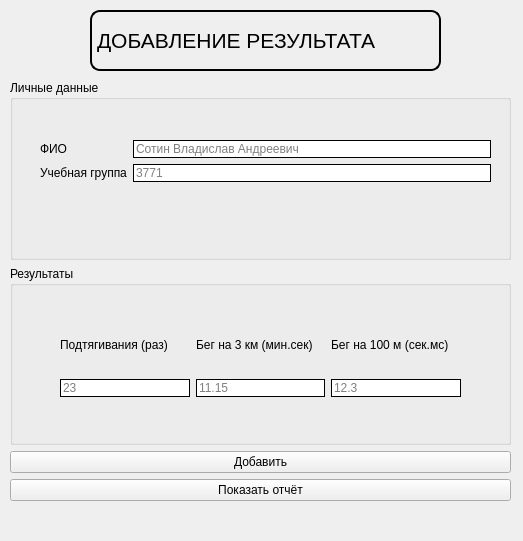
<?xml version="1.0" encoding="UTF-8"?>
<ui version="4.0">
 <class>MainWindow</class>
 <widget class="QMainWindow" name="MainWindow">
  <property name="geometry">
   <rect>
    <x>0</x>
    <y>0</y>
    <width>523</width>
    <height>541</height>
   </rect>
  </property>
  <property name="windowTitle">
   <string>MainWindow</string>
  </property>
  <property name="styleSheet">
   <string notr="true"/>
  </property>
  <widget class="QWidget" name="centralwidget">
   <property name="styleSheet">
    <string notr="true"/>
   </property>
   <widget class="QWidget" name="layoutWidget">
    <property name="geometry">
     <rect>
      <x>10</x>
      <y>80</y>
      <width>501</width>
      <height>421</height>
     </rect>
    </property>
    <layout class="QVBoxLayout" name="verticalLayout">
     <item>
      <widget class="QGroupBox" name="groupBox_2">
       <property name="title">
        <string>Личные данные</string>
       </property>
       <widget class="QWidget" name="formLayoutWidget">
        <property name="geometry">
         <rect>
          <x>30</x>
          <y>60</y>
          <width>451</width>
          <height>91</height>
         </rect>
        </property>
        <layout class="QFormLayout" name="formLayout">
         <item row="0" column="0">
          <widget class="QLabel" name="labelFIO">
           <property name="text">
            <string>ФИО</string>
           </property>
          </widget>
         </item>
         <item row="0" column="1">
          <widget class="QLineEdit" name="fio">
           <property name="styleSheet">
            <string notr="true">QLineEdit {
 border-radius: 10px;
 border: 1px solid black;
}</string>
           </property>
           <property name="placeholderText">
            <string>Сотин Владислав Андреевич</string>
           </property>
          </widget>
         </item>
         <item row="1" column="0">
          <widget class="QLabel" name="labelGroup">
           <property name="text">
            <string>Учебная группа</string>
           </property>
          </widget>
         </item>
         <item row="1" column="1">
          <widget class="QLineEdit" name="group">
           <property name="styleSheet">
            <string notr="true">QLineEdit {
 border-radius: 10px;
 border: 1px solid black;
}</string>
           </property>
           <property name="placeholderText">
            <string>3771</string>
           </property>
          </widget>
         </item>
        </layout>
       </widget>
      </widget>
     </item>
     <item>
      <widget class="QGroupBox" name="groupBox">
       <property name="title">
        <string>Результаты</string>
       </property>
       <widget class="QWidget" name="layoutWidget">
        <property name="geometry">
         <rect>
          <x>50</x>
          <y>50</y>
          <width>401</width>
          <height>81</height>
         </rect>
        </property>
        <layout class="QGridLayout" name="gridLayout">
         <item row="0" column="0">
          <widget class="QLabel" name="labelPodt">
           <property name="text">
            <string>Подтягивания (раз)</string>
           </property>
          </widget>
         </item>
         <item row="1" column="1">
          <widget class="QLineEdit" name="three">
           <property name="styleSheet">
            <string notr="true">QLineEdit {
 border-radius: 10px;
 border: 1px solid black;
}</string>
           </property>
           <property name="placeholderText">
            <string>11.15</string>
           </property>
          </widget>
         </item>
         <item row="0" column="2">
          <widget class="QLabel" name="labelOneHundred">
           <property name="text">
            <string>Бег на 100 м (сек.мс)</string>
           </property>
          </widget>
         </item>
         <item row="1" column="0">
          <widget class="QLineEdit" name="podt">
           <property name="styleSheet">
            <string notr="true">QLineEdit {
 border-radius: 10px;
 border: 1px solid black;
}</string>
           </property>
           <property name="placeholderText">
            <string>23</string>
           </property>
          </widget>
         </item>
         <item row="1" column="2">
          <widget class="QLineEdit" name="oneHundred">
           <property name="styleSheet">
            <string notr="true">QLineEdit {
 border-radius: 10px;
 border: 1px solid black;
}</string>
           </property>
           <property name="placeholderText">
            <string>12.3</string>
           </property>
          </widget>
         </item>
         <item row="0" column="1">
          <widget class="QLabel" name="labelThree">
           <property name="text">
            <string>Бег на 3 км (мин.сек)</string>
           </property>
          </widget>
         </item>
        </layout>
       </widget>
      </widget>
     </item>
     <item>
      <widget class="QPushButton" name="addResult">
       <property name="text">
        <string>Добавить</string>
       </property>
      </widget>
     </item>
     <item>
      <widget class="QPushButton" name="otchet">
       <property name="text">
        <string>Показать отчёт</string>
       </property>
      </widget>
     </item>
    </layout>
   </widget>
   <widget class="QLabel" name="labelAddResult">
    <property name="geometry">
     <rect>
      <x>90</x>
      <y>10</y>
      <width>351</width>
      <height>61</height>
     </rect>
    </property>
    <property name="sizePolicy">
     <sizepolicy hsizetype="Minimum" vsizetype="Preferred">
      <horstretch>120</horstretch>
      <verstretch>0</verstretch>
     </sizepolicy>
    </property>
    <property name="font">
     <font>
      <pointsize>16</pointsize>
     </font>
    </property>
    <property name="layoutDirection">
     <enum>Qt::RightToLeft</enum>
    </property>
    <property name="autoFillBackground">
     <bool>false</bool>
    </property>
    <property name="styleSheet">
     <string notr="true">QLabel {
	border: 2px solid black;
	border-radius: 10px;
}</string>
    </property>
    <property name="text">
     <string>ДОБАВЛЕНИЕ РЕЗУЛЬТАТА</string>
    </property>
   </widget>
  </widget>
 </widget>
 <resources/>
 <connections/>
</ui>
